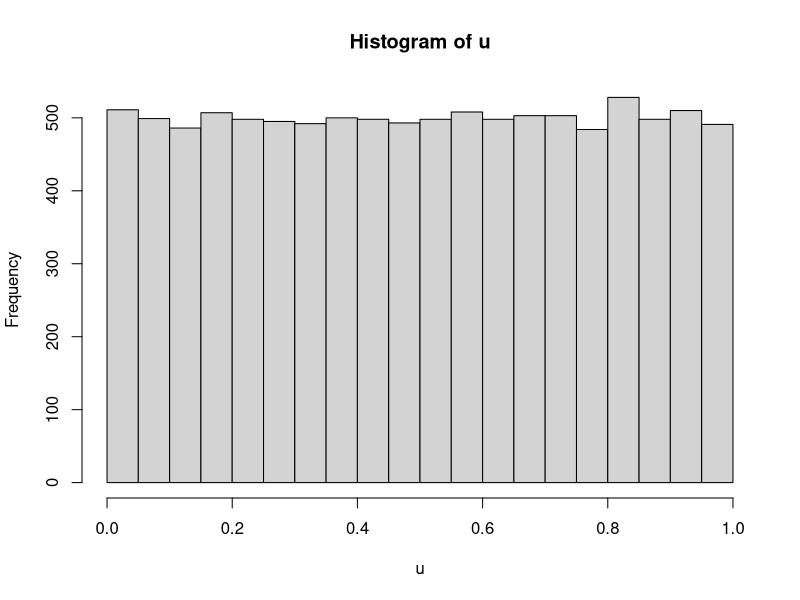
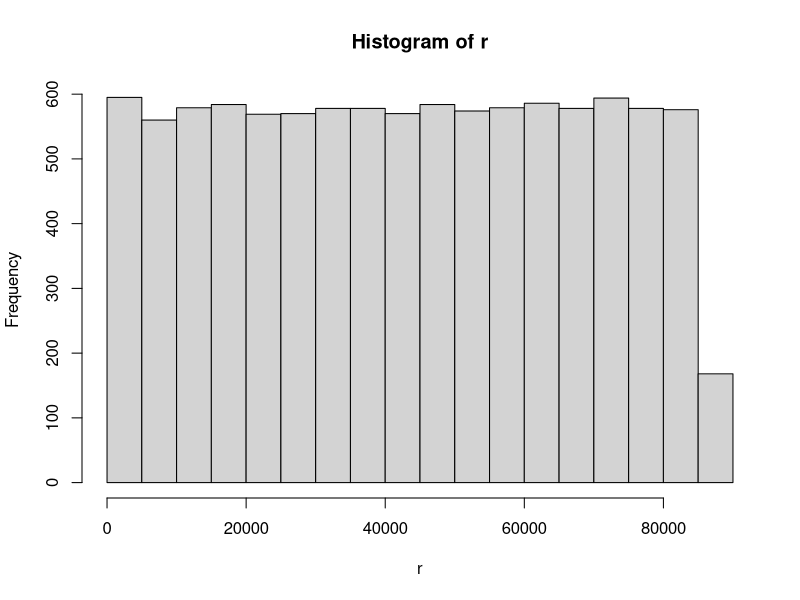

The R script that drew these images, in order:
# Tahir Muhammad | University of Toronto
# Advanced concepts in R: Stimulation, Inverse Transfomation Method, Monte Carlo, and the Apply family of functions. 

# Stimulating random numbers 
# How does a computer stimulate random numbers?
# Linear Congruential Generators -> uses a mathematical formula, r_i = ar_i + b(mod d)
seed = 1 # Setting seed to be able to replicate: must be positive
a = 5 # the multiplier
b = 3 # shift
d = 16 #modulus
n = 20 # lenght of run
r = numeric(n)
r[1] = seed
for (i in 1:(n-1)){
  r[i+1] = (a*r[i]+b) %% d
}
# r is now an array filled with random numbers 
r
# It is usually good practice to generate numbers over (0,1). 
# Why do we do this? --> Because once you have uniform (0,1), you are able to generate any distribution.
# Make the random generated numbers over (0,1)

# Initialize
a = 1093; b = 18257; d = 86436; seed = 2
m = 10000; r = numeric(m); r[1] = seed
# Generate random numbers using Linear Congruential Generator
for (i in 1:(m-1)){
  r[i+1] = (a*r[i]+b) %% d
}
# Make all numbers between 0,1
u <- (r+0.5)/d
# Plot to see that these are unifomaly distributed! -> Our numbers where random on the interval (0,d), or (0,1) for u. 
hist(u)
hist(r)

# Inverse Transformation Method.
# Given a uniform(0,1), can generate any distribution



